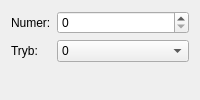
           <widget class="QWidget" name="tab_25">
            <attribute name="title">
             <string>Argumenty</string>
            </attribute>
            <layout class="QFormLayout" name="formLayout_6">
             <item row="0" column="0">
              <widget class="QLabel" name="label_20">
               <property name="text">
                <string>Numer:</string>
               </property>
               <property name="buddy">
                <cstring>cashRegisterInfo7Item</cstring>
               </property>
              </widget>
             </item>
             <item row="0" column="1">
              <widget class="QSpinBox" name="cashRegisterInfo7Item">
               <property name="maximum">
                <number>255</number>
               </property>
              </widget>
             </item>
             <item row="1" column="0">
              <widget class="QLabel" name="label_21">
               <property name="text">
                <string>Tryb:</string>
               </property>
               <property name="buddy">
                <cstring>cashRegisterInfo7Mode</cstring>
               </property>
              </widget>
             </item>
             <item row="1" column="1">
              <widget class="QComboBox" name="cashRegisterInfo7Mode">
               <item>
                <property name="text">
                 <string>0</string>
                </property>
               </item>
               <item>
                <property name="text">
                 <string>1</string>
                </property>
               </item>
               <item>
                <property name="text">
                 <string>2</string>
                </property>
               </item>
              </widget>
             </item>
            </layout>
           </widget>
